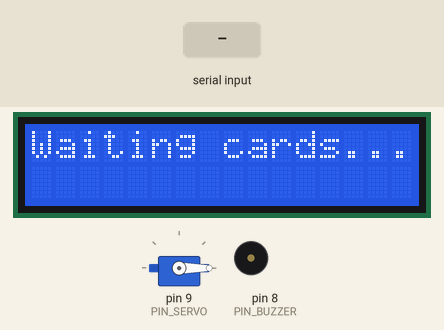
Recording of a sketch running on a simulated Arduino Uno, built with avr-gcc and run on an emulated ATmega328P. Shown: 16×2 character LCD, servo, buzzer (waves = sounding). Inputs (shaded band) come from the test bench.

Above: at 1.2 s.
1.3 s: "w" received over Serial
At 2.6 s:
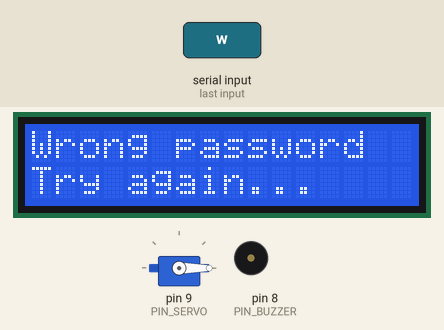
At 4.1 s:
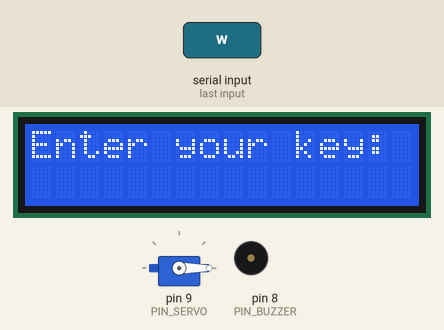
4.3 s: "u" received over Serial
At 8.3 s:
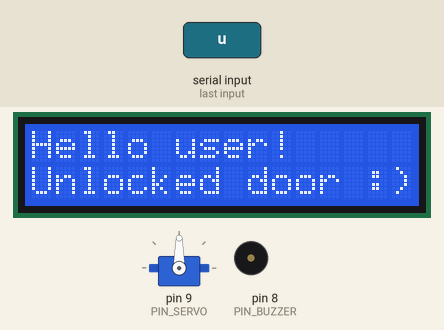
Timing chart, 0 to 12.6 s (numbered marks = the images above; inputs shaded):
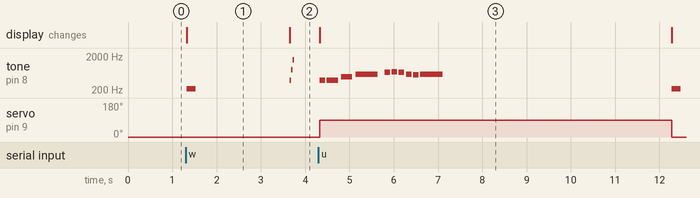

The sketch:

ArduinoActuador.ino
```cpp
#include <Wire.h>
#include <LiquidCrystal_I2C.h>
#include "pitches.h"
#include <Servo.h>

// Notas en la melodía
int melodyWin[] = {
  NOTE_G4, NOTE_G4, NOTE_B4, NOTE_D5, NOTE_E5, NOTE_F5, NOTE_E5, NOTE_D5, NOTE_CS5, NOTE_D5};
int noteDurationsWin[] = {
  8, 4, 4, 2, 8, 8, 8, 8, 8, 2};

// Servo y su angulo
Servo myServo;
int servoValue;

// LCD y posiciones
LiquidCrystal_I2C lcd(0x27, 16,2);
int posCol,posRow;

// Pines servo y buzzer
int PIN_SERVO = 9, PIN_BUZZER = 8;


void setup(){
  Serial.begin(9600); //Inicializo el puerto serial a 9600 baudios
  lcd.begin();
  lcd.clear();
  lcd.backlight();
  servoValue = 0;
  myServo.attach(PIN_SERVO);
  myServo.write(servoValue); // posicion inicial 0 grados
  initLCD();
}

void loop(){

  if (Serial.available()) { //Si está disponible
    char c = Serial.read(); //Guardamos la lectura en una variable char

    switch(c){
    case 'd': // Se ha reconocido la tarjeta RFID, se pide clave
      limpiaLCD();
      enterKey();
      break;
    case 'n': // La tarjeta RFID no esta reconocida
      limpiaLCD();
      lcd.print("Unknown user");
      lcd.setCursor(0, 1);
      lcd.print("U shall not pass!");
      wrong_tone();
      posRow++;
      delay(2000);
      initLCD();
      break;
    case 'm': // Se ha alcanzado el máximo número de intentos para introducir la clave
      limpiaLCD();
      lcd.print("Max attempts");
      lcd.setCursor(0, 1);
      lcd.print("reached");
      wrong_tone();
      posRow++;
      delay(2000);
      initLCD();
      break;
    case 'k': // El usuario escribe un digito
      if(posCol < 4) {
        lcd.setCursor(posCol, posRow);
        lcd.print("*");
        posCol++;
      }
      writing_tone();
      break;
    case 'r': // El usuario borra un digito
      if(posCol > 0){
        posCol = 0;
        borrarDigitos();
      }
      remove_tone();
      break;
    case 'w': // La contraseña es incorrecta, a los 2 segundos se pide de nuevo
      limpiaLCD();
      lcd.print("Wrong password");
      lcd.setCursor(0, 1);
      lcd.print("Try again...");
      wrong_tone();
      delay(2000);
      limpiaLCD();
      enterKey();
      break;
    case 'u': // La contraseña es correcta, se abre la puerta, a los 5 segundos se cierra y pasados 2 segundos el sistema vuelve al estado inicial
      limpiaLCD();
      lcd.print("Hello user!");
      lcd.setCursor(0, 1);
      lcd.print("Unlocked door :)");
      servoValue = 90;
      myServo.write(servoValue);
      granted_tone();
      delay(5000);
      lockSystem();
      delay(2000);
      initLCD();
      break;
    }
  }
}


// ------------------------------------ METODOS ESCRITURA LCD -------------------------

void limpiaLCD(){
  lcd.clear();
  posCol = 0;
  posRow = 0;
  lcd.setCursor(posCol, posRow);
}

void borrarDigitos(){
  lcd.setCursor(posCol,posRow);
  lcd.print("          ");
}

void initLCD(){
  limpiaLCD();
  lcd.print("Waiting cards...");
}

void enterKey(){
  lcd.print("Enter your key:");
  posRow++;
  typing_tone();
}

void lockSystem(){
  limpiaLCD();
  lcd.print("Attention!");
  lcd.setCursor(0, 1);
  lcd.print("Locking door...");
  servoValue = 0;
  myServo.write(servoValue);
  closing_tone();
}


// ------------------------------------ METODOS TONOS BUZZER -------------------------

void wrong_tone(){
  tone(PIN_BUZZER,NOTE_A3 ,200 );
  delay(300);
  noTone(PIN_BUZZER);
}

void granted_tone(){
  for (int thisNote = 0; thisNote < 10; thisNote++) {
    int noteDurationWin = 1000/noteDurationsWin[thisNote];
    tone(PIN_BUZZER, melodyWin[thisNote],noteDurationWin);
    int pauseBetweenNotes = noteDurationWin * 1.30;
    delay(pauseBetweenNotes);
    noTone(PIN_BUZZER);
  }
}

void typing_tone(){
  tone(PIN_BUZZER,NOTE_G4,35);
  delay(35);
  tone(PIN_BUZZER,NOTE_G5,35);
  delay(35);
  tone(PIN_BUZZER,NOTE_G6,35);
  delay(35);
  noTone(PIN_BUZZER);
}

void writing_tone(){
  tone(PIN_BUZZER,NOTE_D8 ,8 );
  delay(8);
  noTone(PIN_BUZZER);
}

void remove_tone(){
  tone(PIN_BUZZER,NOTE_D6 ,8 );
  delay(8);
  noTone(PIN_BUZZER);
}

void closing_tone(){
  tone(PIN_BUZZER,NOTE_A3 ,200 );
  delay(500);
  tone(PIN_BUZZER,NOTE_A3 ,200 );
  delay(500);
  tone(PIN_BUZZER,NOTE_A3 ,200 );
  delay(500);
  noTone(PIN_BUZZER);
}
```

pitches.h
```cpp
/*************************************************
 * Public Constants
 *************************************************/

#define NOTE_B0  31
#define NOTE_C1  33
#define NOTE_CS1 35
#define NOTE_D1  37
#define NOTE_DS1 39
#define NOTE_E1  41
#define NOTE_F1  44
#define NOTE_FS1 46
#define NOTE_G1  49
#define NOTE_GS1 52
#define NOTE_A1  55
#define NOTE_AS1 58
#define NOTE_B1  62
#define NOTE_C2  65
#define NOTE_CS2 69
#define NOTE_D2  73
#define NOTE_DS2 78
#define NOTE_E2  82
#define NOTE_F2  87
#define NOTE_FS2 93
#define NOTE_G2  98
#define NOTE_GS2 104
#define NOTE_A2  110
#define NOTE_AS2 117
#define NOTE_B2  123
#define NOTE_C3  131
#define NOTE_CS3 139
#define NOTE_D3  147
#define NOTE_DS3 156
#define NOTE_E3  165
#define NOTE_F3  175
#define NOTE_FS3 185
#define NOTE_G3  196
#define NOTE_GS3 208
#define NOTE_A3  220
#define NOTE_AS3 233
#define NOTE_B3  247
#define NOTE_C4  262
#define NOTE_CS4 277
#define NOTE_D4  294
#define NOTE_DS4 311
#define NOTE_E4  330
#define NOTE_F4  349
#define NOTE_FS4 370
#define NOTE_G4  392
#define NOTE_GS4 415
#define NOTE_A4  440
#define NOTE_AS4 466
#define NOTE_B4  494
#define NOTE_C5  523
#define NOTE_CS5 554
#define NOTE_D5  587
#define NOTE_DS5 622
#define NOTE_E5  659
#define NOTE_F5  698
#define NOTE_FS5 740
#define NOTE_G5  784
#define NOTE_GS5 831
#define NOTE_A5  880
#define NOTE_AS5 932
#define NOTE_B5  988
#define NOTE_C6  1047
#define NOTE_CS6 1109
#define NOTE_D6  1175
#define NOTE_DS6 1245
#define NOTE_E6  1319
#define NOTE_F6  1397
#define NOTE_FS6 1480
#define NOTE_G6  1568
#define NOTE_GS6 1661
#define NOTE_A6  1760
#define NOTE_AS6 1865
#define NOTE_B6  1976
#define NOTE_C7  2093
#define NOTE_CS7 2217
#define NOTE_D7  2349
#define NOTE_DS7 2489
#define NOTE_E7  2637
#define NOTE_F7  2794
#define NOTE_FS7 2960
#define NOTE_G7  3136
#define NOTE_GS7 3322
#define NOTE_A7  3520
#define NOTE_AS7 3729
#define NOTE_B7  3951
#define NOTE_C8  4186
#define NOTE_CS8 4435
#define NOTE_D8  4699
#define NOTE_DS8 4978
```

Measured:
- after the input at 1.3 s, tone on pin 8 (PIN_BUZZER): plays 220 Hz for 0.20 s, 392 Hz for 0.04 s, 784 Hz for 0.04 s, 1568 Hz for 0.04 s, starting at once; the display: changes at once (image 1)
- after the input at 4.3 s, tone on pin 8 (PIN_BUZZER): plays 392 Hz for 0.13 s, 392 Hz for 0.25 s, 494 Hz for 0.25 s, 587 Hz for 0.50 s, 659 Hz for 0.13 s, 698 Hz for 0.13 s … (11 notes in this stretch), starting at once; servo on pin 9 (PIN_SERVO): 0° → 90° at once, → 0° 8.0 s later; the display: changes at once (image 3)
- what the display in image 1 shows lasts 2.3 s, from 1.3 s to 3.6 s
